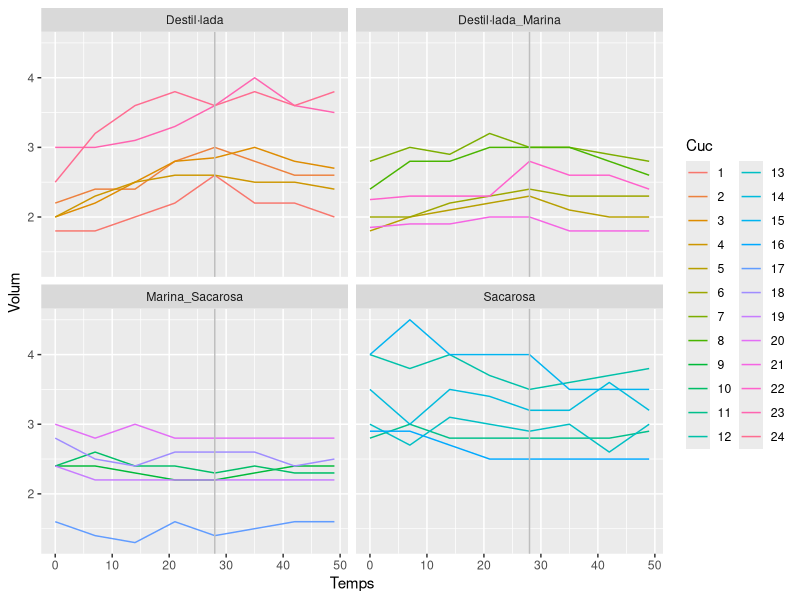
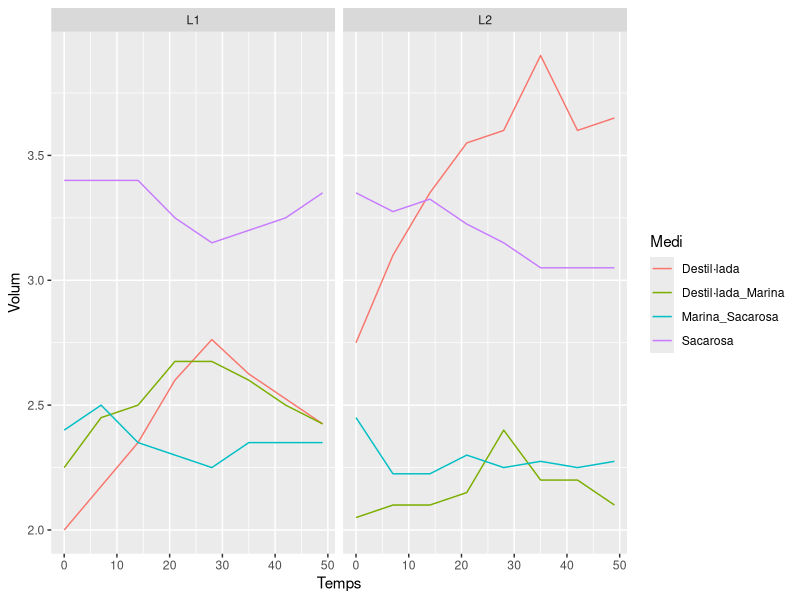
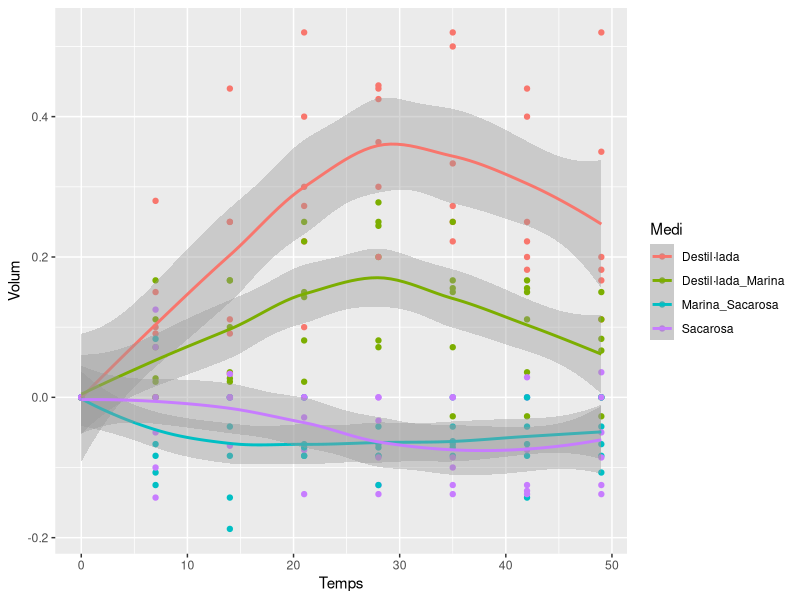

These figures' R source, in order:
## ---- chunk 1
knitr::opts_chunk$set(echo = TRUE)
## ---- chunk 2
library(tidyr)
library(plyr)
library(ggplot2)
cucs <- read.table('Cucs.csv', header = TRUE, dec = ",",
                   colClasses = c('factor','factor','factor','numeric','numeric','numeric',
                                  'numeric','numeric','numeric','numeric','numeric'))
cucs$Cuc <- factor(cucs$Cuc, levels = as.character(1:dim(cucs)[1]))
cucs$Subgrup <- factor(cucs$Subgrup, levels = c('L1','L2','L3','L4'))
cucs_l <- pivot_longer(cucs,
                       4:11,
                       names_to = 'Temps',
                       values_to = 'Volum',
                       names_prefix = "T_")
cucs_l$Temps <- as.numeric(cucs_l$Temps)
ggplot(data = cucs_l, mapping = aes(x = Temps, y = Volum, color = Cuc)) +
  geom_line() + facet_wrap(~Medi) + geom_vline(xintercept = 28, color = 'gray')
## ---- chunk 3
cucs_m <- ddply(cucs_l, c('Subgrup','Medi', 'Temps'),
                function(x) mean(x$Volum))
names(cucs_m)[4] <- 'Volum'
ggplot(data = cucs_m, mapping = aes(x = Temps, y = Volum, color = Medi)) + geom_line() + facet_wrap(~Subgrup)
## ---- chunk 4
cucs_p <- ddply(cucs_l,
                c('Subgrup','Medi','Cuc'),
                function(x) {
                  Inici = x[x$Temps == 0,'Volum']
                  data.frame(Temps = x$Temps,
                             Volum = (x$Volum - Inici) / Inici
                  )})
ggplot(data = cucs_p, mapping = aes(x = Temps, y = Volum, color = Medi)) +
  geom_point() + geom_smooth()
